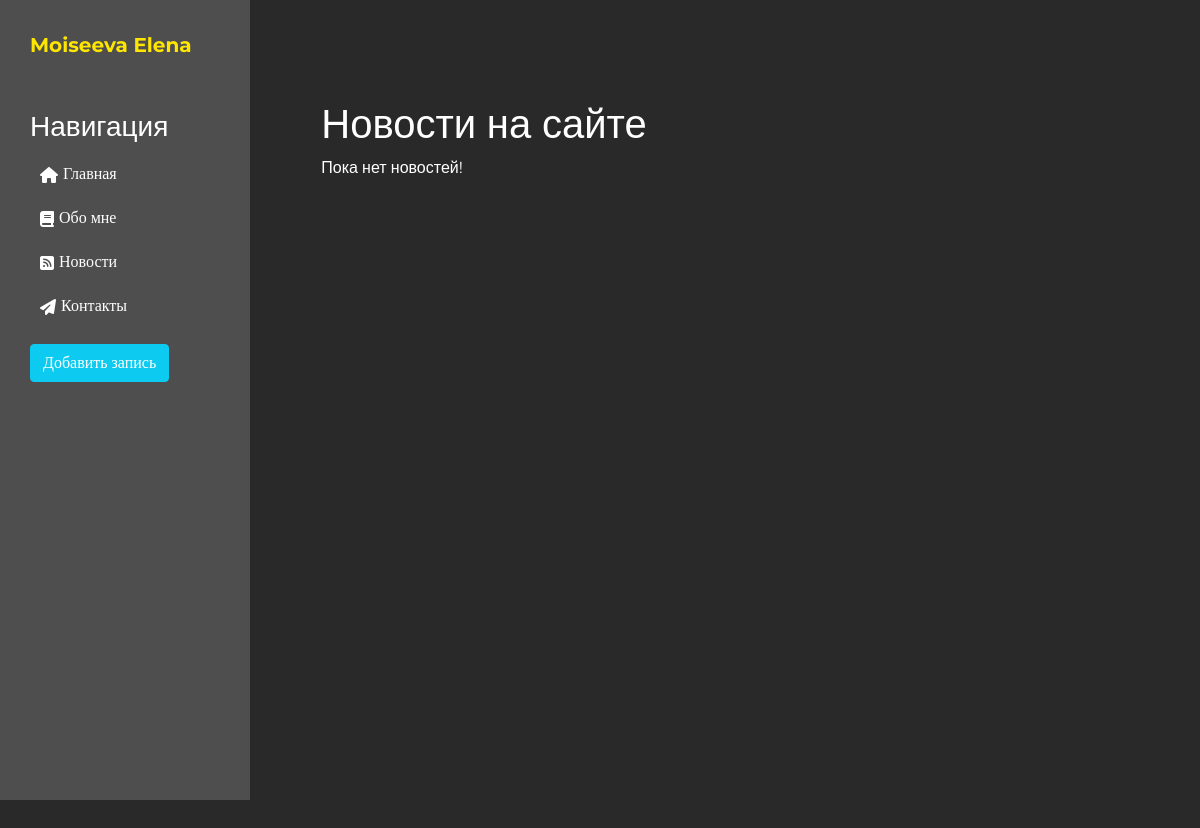
Before: /news/ with the older database file.
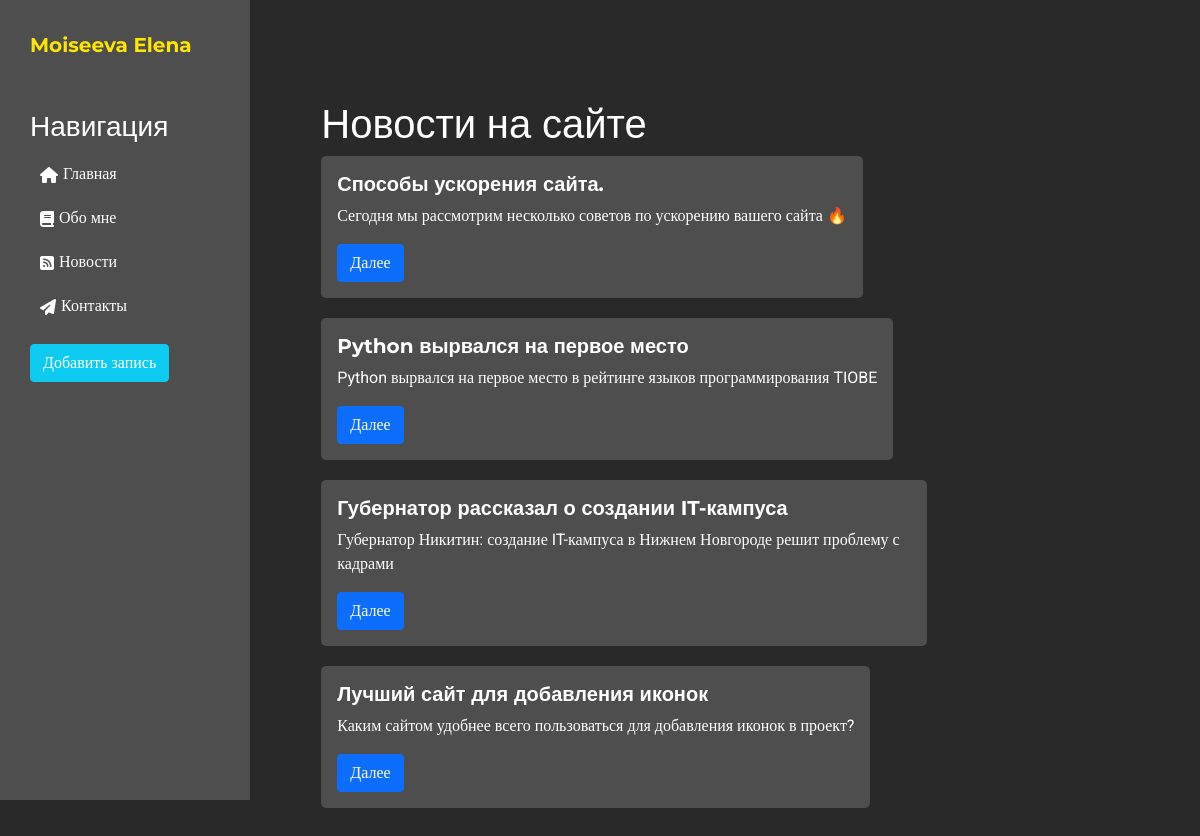
After: the same page with the newer database file.
### news/models.py (models this page shows, shortened)
class Article(models.Model):
    title = models.CharField('Название', max_length=50)
    anons = models.CharField('Анонс', max_length=250)
    full_text = models.TextField('Статья')
    date = models.DateTimeField('Дата публикации')
    class Meta:
        verbose_name = 'Новость'
        verbose_name_plural = 'Новости'

### news/views.py (the view)
# urls.py: path('', views.news_home, name='news_home'),
def news_home(request):
    news = Article.objects.order_by('-date')
    return render(request, 'news/news_home.html', {'news': news})

### news/templates/news/news_home.html (shortened to what this page needs)
{% extends 'lesson_one/layout.html' %}
{% block content %}
<div class="aux-center">
    <h1>Новости на сайте</h1>
    {% if news %}
    {% for el in news %}
    <div class="card w-75">
        <div class="card-body list">
            <h5 class="card-title">{{ el.title }}</h5>
            <p class="card-text">{{ el.anons }}</p>
            <a href="{% url 'news-detail' el.id %}" class="btn btn-primary">Далее</a>
        </div>
    </div>
    {% endfor %}
    {% else %}
    <p>Пока нет новостей!</p>
    {% endif %}
</div>
{% endblock %}

### lesson_one/templates/lesson_one/layout.html (shortened to what this page needs)
{% load static %}
<html lang="en">
<head>
    <link rel="stylesheet" href="https://cdn.jsdelivr.net/npm/bootstrap@5.1.2/dist/css/bootstrap.min.css">
    <link rel="stylesheet" href="{% static 'lesson_one/css/lesson_one.css' %}">
</head>
<body>
<aside>
    <div class="logotype">
        <a href="{% url 'home' %}"><span class="logo">Moiseeva Elena</span></a>
    </div>
    <h3>Навигация</h3>
    <ul>
        <a href="{% url 'home' %}">
            <li><i class="fas fa-home"></i>Главная</li>
        </a>
        <a href="{% url 'about' %}">
            <li><i class="fas fa-book"></i>Обо мне</li>
        </a>
        <a href="{% url 'news_home' %}">
            <li><i class="fas fa-rss-square"></i>Новости</li>
        </a>
        <a href="{% url 'contacts' %}">
            <li><i class="fas fa-paper-plane"></i>Контакты</li>
        </a>
    </ul>
    <a href="{% url 'create' %}">
        <button class="btn btn-info">Добавить запись</button>
    </a>
</aside>
<main>
    {% block content %}
    {% endblock %}
</main>
</body>
</html>

### lesson_one/static/lesson_one/css/lesson_one.css (style rules this page uses)
body { font-family: 'Roboto','Arial', serif; font-family: 'Montserrat', sans-serif; background: #292929; color: #fff; }
aside { position: fixed; background: #4E4E4E; width: 250px; padding: 2.5%; height: 100vh; color: #fff; border-right: 2px solid #4d4d4d; }
aside .logo { font-size: 20px; margin_left: 10px; font-weight: bold; color: #FFE600; }
aside a { text-decoration: none; }
aside h3 { margin-top: 50px; font-size: 28px; }
aside ul { list-style: none; display: flex; flex-direction: column; justify-content: center; padding: 0px; }
aside ul li { font-family: Roboto; color: #fff; display: flex; justify-content: flex-start; margin: 10px; transition: transform .6s ease }
aside ul a { text-decoration: none; }
aside ul i { position: relative; bottom: -5px; margin-right: 5px; }
main { display: flex; margin-left: 250px; justify-content: center; height: 100%; }
.aux-center { display: flex; flex-direction: column; width: 85%; height: 100%; align-items: flex-start; justify-content: top; margin-top: 100px; }
.card { background-color: #292929; margin-bottom: 20px; align-items: start; border: none; }
.list { background-color: #4e4e4e; border-radius: 5px; }
p.card-text { width: 100%; font-family: Roboto; }
.card-title { font-weight: bold; }
.btn { font-family: Roboto; }
.btn-info { margin-bottom: 10px; color: #fff; }

Changed rows visible on the page:
added Article: title "Способы ускорения сайта.", anons "Сегодня мы рассмотрим несколько советов по ускорению вашего сайта 🔥"
added Article: title "Python вырвался на первое место", anons "Python вырвался на первое место в рейтинге языков программирования TIOBE"
added Article: title "Губернатор рассказал о создании IT-кампуса", anons "Губернатор Никитин: создание IT-кампуса в Нижнем Новгороде решит проблему с кадрами"
added Article: title "Лучший сайт для добавления иконок", anons "Каким сайтом удобнее всего пользоваться для добавления иконок в проект?"
Other visible differences:
text no longer shown: "Пока нет новостей!"
